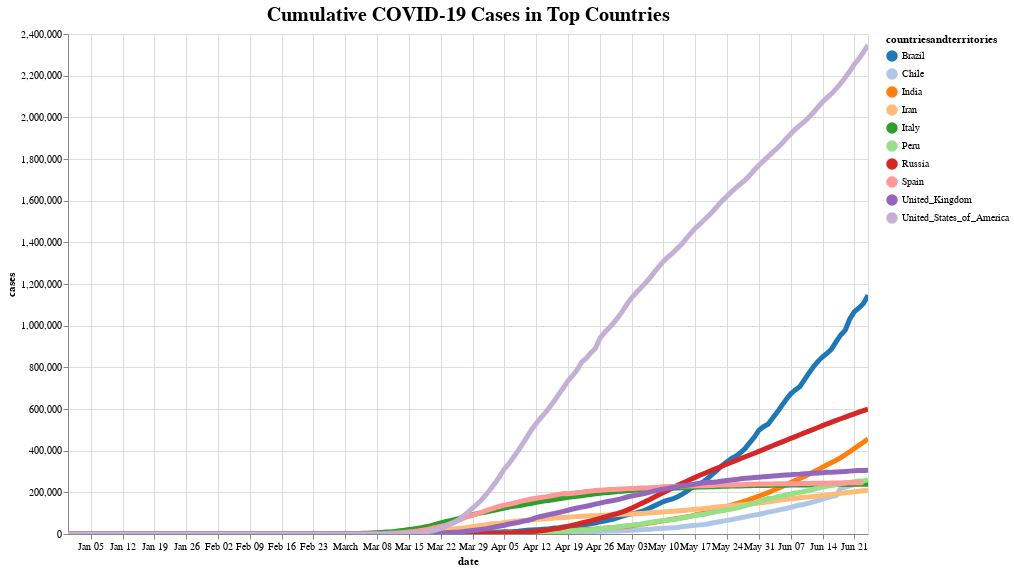

Notebook source saved alongside this figure:
### Markdown cell above
## Visualization 2: Top Ten Countries' Individual Counts

### Code cell
highlight = alt.selection(type='single', on='mouseover',
                         fields=['countriesandterritories'], nearest=True)

base = alt.Chart(geo_cumulative).encode(
    x='date:T',
    y='cases:Q',
    color = alt.Color('countriesandterritories:N',
        scale=alt.Scale(scheme='category20')
))

points = base.mark_circle().encode(
    opacity=alt.value(0)
).add_selection(
    highlight
).properties(
    width=600
).properties(
    width = 800,
    height = 500,
    title = "Cumulative COVID-19 Cases in Top Countries"
).interactive()

lines = base.mark_line().encode(
    size=alt.condition(~highlight, alt.value(3), alt.value(5))
)

(points + lines).configure_title(
    fontSize=20,
    font='Courier',
    color='black'
).display(renderer = 'svg')

### Figure 1 — Vega-Lite specification as saved in the notebook (floating-point values rounded to 4 significant figures; data arrays with more than 128 entries replaced by an {"elided": "..."} marker saying what was removed)
{"config": {"view": {"continuousWidth": 400, "continuousHeight": 300}, "title": {"color": "black", "font": "Courier", "fontSize": 20}}, "layer": [{"mark": "circle", "encoding": {"color": {"type": "nominal", "field": "countriesandterritories", "scale": {"scheme": "category20"}}, "opacity": {"value": 0}, "x": {"type": "temporal", "field": "date"}, "y": {"type": "quantitative", "field": "cases"}}, "height": 500, "selection": {"selector003": {"type": "single", "on": "mouseover", "fields": ["countriesandterritories"], "nearest": true}, "selector004": {"type": "interval", "bind": "scales", "encodings": ["x", "y"]}}, "title": "Cumulative COVID-19 Cases in Top Countries", "width": 800}, {"mark": "line", "encoding": {"color": {"type": "nominal", "field": "countriesandterritories", "scale": {"scheme": "category20"}}, "size": {"condition": {"value": 3, "selection": {"not": "selector003"}}, "value": 5}, "x": {"type": "temporal", "field": "date"}, "y": {"type": "quantitative", "field": "cases"}}}], "data": {"name": "data-95294ff20ee2d139ec85508d485ffd82"}, "$schema": "https://vega.github.io/schema/vega-lite/v4.0.2.json", "datasets": {"data-95294ff20ee2d139ec85508d485ffd82": {"elided": "1635 records"}}}
